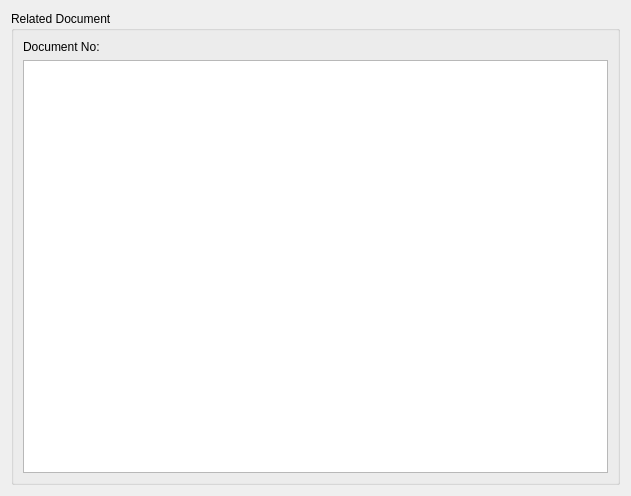
<?xml version="1.0" encoding="UTF-8"?>
<ui version="4.0">
 <class>DocumentWindow</class>
 <widget class="QDialog" name="DocumentWindow">
  <property name="geometry">
   <rect>
    <x>0</x>
    <y>0</y>
    <width>631</width>
    <height>496</height>
   </rect>
  </property>
  <property name="windowTitle">
   <string>Search Results</string>
  </property>
  <layout class="QGridLayout" name="gridLayout_2">
   <item row="0" column="0">
    <widget class="QGroupBox" name="groupBox">
     <property name="title">
      <string>Related Document</string>
     </property>
     <layout class="QGridLayout" name="gridLayout">
      <item row="0" column="0">
       <layout class="QFormLayout" name="formLayout">
        <item row="0" column="0">
         <widget class="QLabel" name="label">
          <property name="text">
           <string>Document No:</string>
          </property>
         </widget>
        </item>
        <item row="0" column="1">
         <widget class="QLabel" name="labelDocumentNo">
          <property name="text">
           <string/>
          </property>
         </widget>
        </item>
       </layout>
      </item>
      <item row="1" column="0">
       <widget class="QTextEdit" name="textEdit">
        <property name="font">
         <font>
          <pointsize>8</pointsize>
         </font>
        </property>
        <property name="readOnly">
         <bool>true</bool>
        </property>
       </widget>
      </item>
     </layout>
    </widget>
   </item>
  </layout>
 </widget>
 <resources/>
 <connections/>
</ui>
